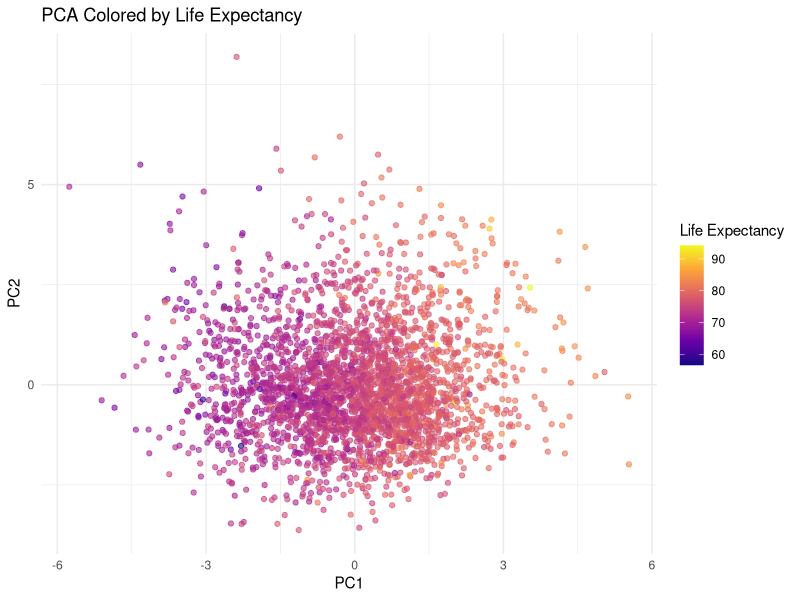

Write R code to recreate this figure.
library(tidyverse)
library(cluster)
chr_clean <- read_csv("derived_data/chr_clean_full.csv")

pred_vars <- c(
  "percentage_of_households_with_high_housing_costs",
  "severe_housing_cost_burden_raw_value",
  "median_household_income_raw_value",
  "children_in_poverty_raw_value",
  "uninsured_raw_value",
  "ratio_of_population_to_primary_care_physicians",
  "preventable_hospital_stays_raw_value"
)

stopifnot(all(pred_vars %in% names(chr_clean)))
stopifnot("life_expectancy_raw_value" %in% names(chr_clean))

pca_dat <- chr_clean |> 
  select(life_expectancy_raw_value, all_of(pred_vars)) |> 
  drop_na()

X <- pca_dat |>
  select(all_of(pred_vars))

pc_res <- prcomp(X, center = TRUE, scale. = TRUE)

pcs <- pc_res$x |>
  as_tibble() |>
  mutate(
    life_expectancy_raw_value = pca_dat$life_expectancy_raw_value
  )

pcs <- as_tibble(pc_res$x)

pcs$life_expectancy_raw_value <- pca_dat$life_expectancy_raw_value


pca_plot <- ggplot(pcs, aes(PC1, PC2, color = life_expectancy_raw_value)) +
  geom_point(alpha = 0.6) +
  scale_color_viridis_c(option = "plasma") +
  theme_minimal() +
  labs(
    title = "PCA Colored by Life Expectancy",
    color = "Life Expectancy"
  )

ggsave("figures/pca_life_expectancy.png", pca_plot, width = 7, height = 5, dpi = 300)